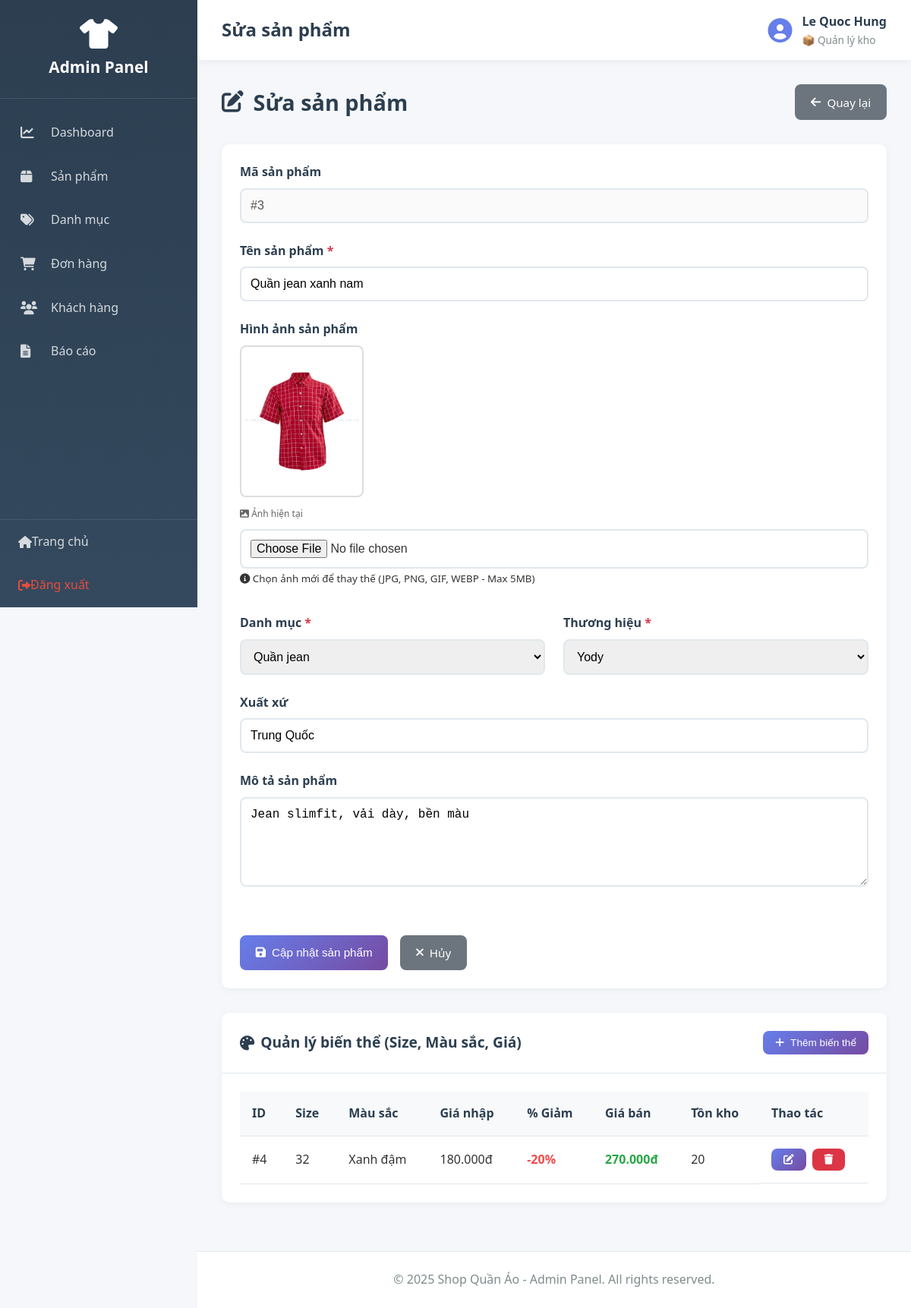
/admin/index.php?action=editProduct&id=3 (signed in), run on an earlier commit of the app's database.
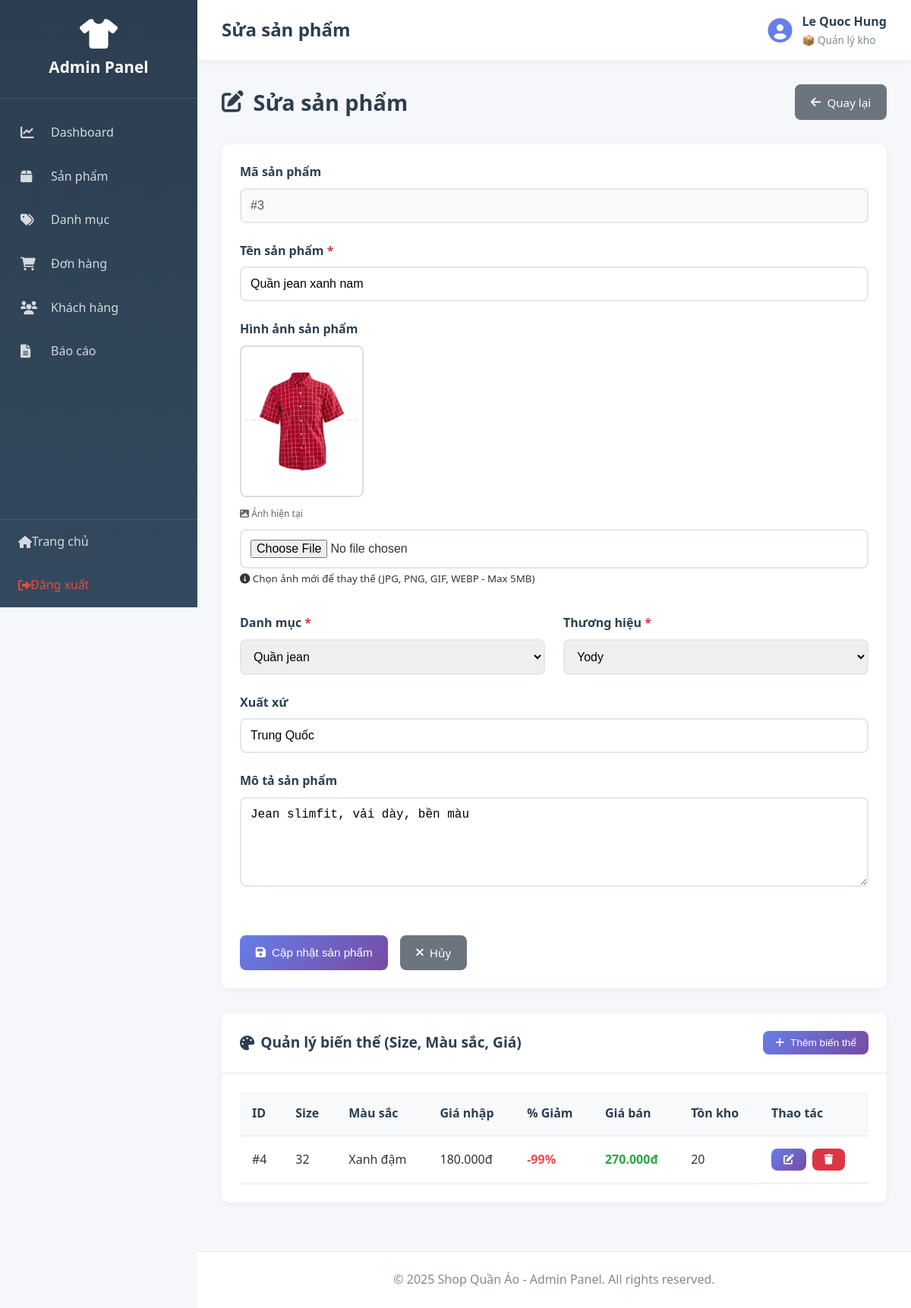
And on a later commit of the database.
### tables this page shows
CREATE TABLE `sanpham_bienthe` (
  `MaSP_BienThe` int(11) NOT NULL,
  `MaSP` int(11) DEFAULT NULL,
  `KichThuoc` varchar(10) DEFAULT NULL,
  `MauSac` varchar(50) DEFAULT NULL,
  `GiaNhap` decimal(10,2) DEFAULT NULL,
  `GiaBan` decimal(10,2) DEFAULT NULL,
  `GiaGoc` decimal(10,2) DEFAULT NULL,
  `TonKho` int(11) DEFAULT NULL,
  `NgayCapNhat` date DEFAULT NULL
);

### app/controllers/AdminController.php (called while the page is built, shortened)
<?php
require_once __DIR__ . '/../../core/Controller.php';
class AdminController extends Controller {
    public function editProduct() {
        $productId = isset($_GET['id']) ? intval($_GET['id']) : 0;
        $productModel = $this->model('Product');
        $categoryModel = $this->model('Category');
        $product = $productModel->getProductDetail($productId);
        $categories = $categoryModel->getAllCategories();
        $brands = $productModel->query("SELECT * FROM thuonghieu")->fetch_all(MYSQLI_ASSOC);
        $variants = $productModel->getProductVariants($productId);
        $message = null;
        $data = [
            'page_title' => 'Sửa sản phẩm',
            'product' => $product,
            'categories' => $categories,
            'brands' => $brands,
            'variants' => $variants,
            'message' => $message
        ];
        $this->view('admin/products/edit', $data);
    }
}
?>

### core/Model.php (called while the page is built, shortened)
<?php
class Model {
    protected $db;
    public function __construct() {
        $this->db = $this->connectDB();
    }
    private function connectDB() {
        $conn = new mysqli(DB_HOST, DB_USER, DB_PASS, DB_NAME);
        $conn->set_charset("utf8mb4");
        return $conn;
    }
    public function query($sql) {
        return $this->db->query($sql);
    }
}
?>

### app/models/Product.php (called while the page is built, shortened)
<?php
require_once __DIR__ . '/../../core/Model.php';
class Product extends Model {
    public function getProductDetail($productId) {
        $sql = "SELECT sp.*, dm.TenDM, th.TenTH
                FROM sanpham sp
                LEFT JOIN danhmuc dm ON sp.MaDM = dm.MaDM
                LEFT JOIN thuonghieu th ON sp.MaTH = th.MaTH
                WHERE sp.MaSP = " . intval($productId);
        $result = $this->query($sql);
        if ($result && $result->num_rows > 0) {
            return $result->fetch_assoc();
        }
        return null;
    }
    public function getProductVariants($productId, $onlyInStock = false) {
        $sql = "SELECT *,
                CASE
                    WHEN GiaGoc > 0 AND GiaGoc > GiaBan THEN ROUND(((GiaGoc - GiaBan) / GiaGoc) * 100, 0)
                    ELSE 0
                END as PhanTramGiam
                FROM sanpham_bienthe
                WHERE MaSP = " . intval($productId);
        $sql .= " ORDER BY KichThuoc, MauSac";
        $result = $this->query($sql);
        if ($result) {
            return $result->fetch_all(MYSQLI_ASSOC);
        }
        return [];
    }
}
?>

### app/views/admin/products/edit.php (the view, shortened to what the changed rows need)
<?php require_once __DIR__ . '/../../layouts/admin_header.php'; ?>
<div class="page-header">
    <h2><i class="fas fa-edit"></i> Sửa sản phẩm</h2>
</div>
<div class="admin-card">
    <div class="card-body">
        <?php if (!empty($variants)): ?>
        <table class="data-table" id="variants-table">
            <thead>
                <tr>
                    <th>ID</th>
                    <th>Size</th>
                    <th>Màu sắc</th>
                    <th>Giá nhập</th>
                    <th>% Giảm</th>
                    <th>Giá bán</th>
                    <th>Tồn kho</th>
                    <th>Thao tác</th>
                </tr>
            </thead>
            <tbody>
                <?php foreach ($variants as $variant): ?>
                <tr id="variant-<?php echo $variant['MaSP_BienThe']; ?>">
                    <td>#<?php echo $variant['MaSP_BienThe']; ?></td>
                    <td>
                        <span class="var-text"><?php echo htmlspecialchars($variant['KichThuoc']); ?></span>
                    </td>
                    <td>
                        <span class="var-text"><?php echo htmlspecialchars($variant['MauSac']); ?></span>
                    </td>
                    <td>
                        <span class="var-text"><?php echo number_format($variant['GiaNhap'], 0, ',', '.'); ?>đ</span>
                    </td>
                    <td>
                        <?php
                        $phanTramGiam = 0;
                        if ($variant['GiaGoc'] > 0 && $variant['GiaGoc'] > $variant['GiaBan']) {
                            $phanTramGiam = round((($variant['GiaGoc'] - $variant['GiaBan']) / $variant['GiaGoc']) * 100);
                        }
                        ?>
                        <span class="var-text">
                            <?php if ($phanTramGiam > 0): ?>
                                <span style="color: #f04b4c; font-weight: bold;">-<?php echo $phanTramGiam; ?>%</span>
                            <?php else: ?>
                                <span style="color: #999;">0%</span>
                            <?php endif; ?>
                        </span>
                    </td>
                    <td>
                        <span class="var-text text-success"><strong><?php echo number_format($variant['GiaBan'], 0, ',', '.'); ?>đ</strong></span>
                    </td>
                    <td>
                        <span class="var-text"><?php echo $variant['TonKho']; ?></span>
                    </td>
                    <td class="actions">
                        <button onclick="editVariant(<?php echo $variant['MaSP_BienThe']; ?>)" class="btn btn-sm btn-primary btn-edit">
                            <i class="fas fa-edit"></i>
                        </button>
                        <a href="index.php?action=deleteVariant&id=<?php echo $variant['MaSP_BienThe']; ?>&product_id=<?php echo $product['MaSP']; ?>"
                           class="btn btn-sm btn-danger"
                           onclick="return confirm('Bạn có chắc muốn xóa biến thể này?')">
                            <i class="fas fa-trash"></i>
                        </a>
                    </td>
                </tr>
                <?php endforeach; ?>
            </tbody>
        </table>
        <?php endif; ?>
    </div>
</div>
<?php require_once __DIR__ . '/../../layouts/admin_footer.php'; ?>

What changed in the data, as far as the page shows it:
changed sanpham_bienthe "Xanh đậm": phanTramGiam "20" → "99"
